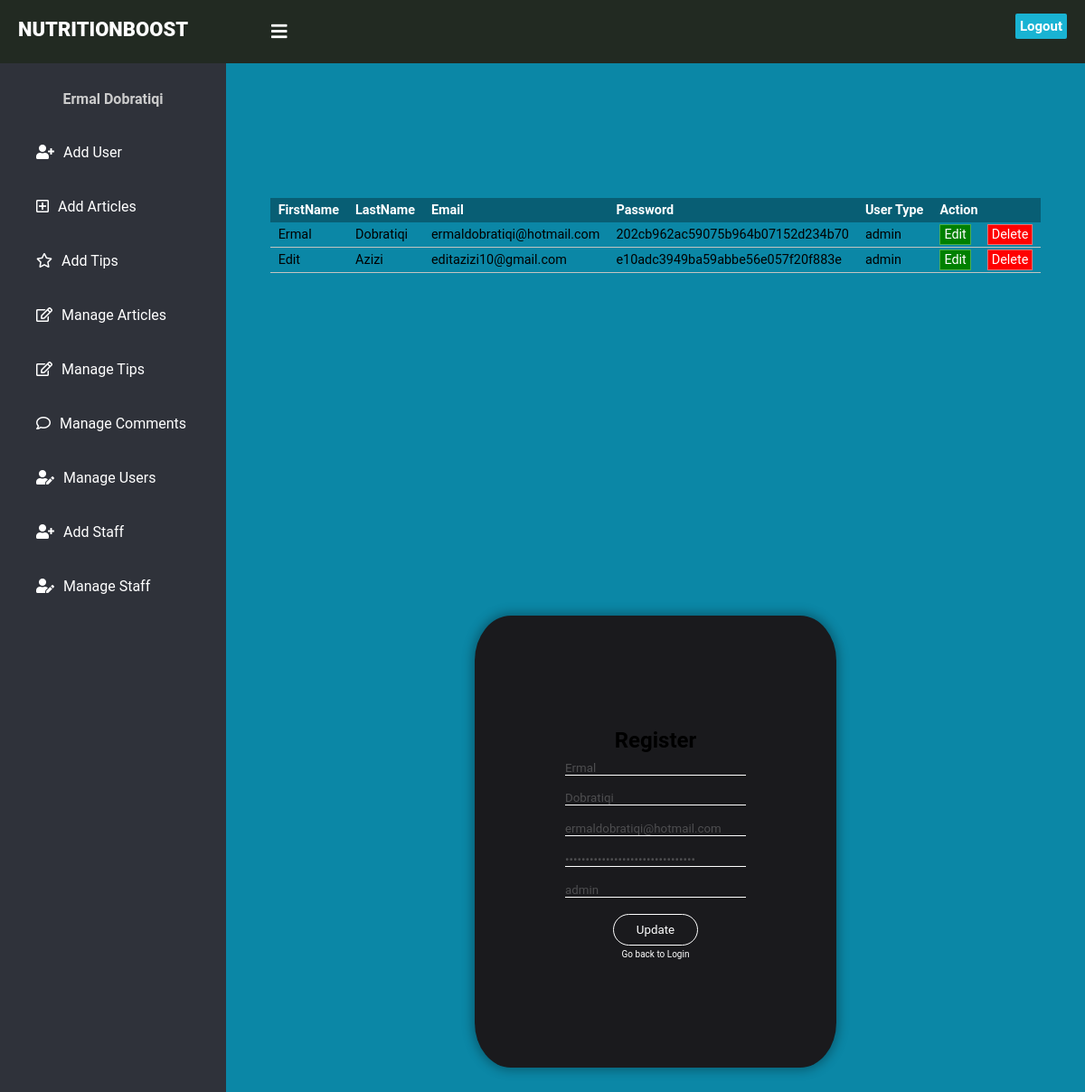
The page /AdminManageUsers.php?edit=1 (signed in) on the database its author committed.
### tables this page shows
CREATE TABLE `users` (
  `id` int(11) NOT NULL,
  `FirstName` varchar(50) NOT NULL,
  `LastName` varchar(50) NOT NULL,
  `Email` varchar(255) NOT NULL,
  `Password` varchar(255) NOT NULL,
  `User_type` varchar(10) NOT NULL,
  `Created_at` datetime NOT NULL
);

### AdminManageUsers.php (the view, shortened to what this page needs)
<?php
include('Function.php');
?>
<!DOCTYPE html>
<html lang="en" dir="ltr">
  <head>
    <link rel="stylesheet" href="Styles/Admin.css">
    <link rel="stylesheet" href="https://cdnjs.cloudflare.com/ajax/libs/font-awesome/5.11.2/css/all.css">
  </head>
  <body>
    <header>
      <label for="check">
        <i class="fas fa-bars" id="sidebar_btn"></i>
      </label>
      <div class="left_area">
      <a href="index.php"><h1>NUTRITIONBOOST</h1></a>
      </div>
      <div class="right_area">
        <a href="Index.php?logout='1'" class="logout_btn"  >Logout</a>
      </div>
    </header>
    <div class="sidebar">
      <div class="profile_info">
        <h4><?php echo $_SESSION['user']['FirstName']; ?> <?php echo $_SESSION['user']['LastName']; ?></h4>
      </div>
      <a href="AdminDashboard.php"><i class="fas fa-user-plus"></i><span>Add User</span></a></a>
      <a href="AdminAddArticles.php"><i class="far fa-plus-square"></i><span>Add Articles</span></a></a>
      <a href="AdminAddTips.php"><i class="far fa-star"></i><span>Add Tips</span></a></a>
      <a href="AdminManageArticles.php"><i class="far fa-edit"></i><span>Manage Articles</span></a></a>
      <a href="AdminManageTips.php"><i class="far fa-edit"></i><span>Manage Tips</span></a></a>
      <a href="ManageComments.php"><i class="far fa-comment"></i><span>Manage Comments</span></a></a>
      <a href="AdminManageUsers.php"><i class="fas fa-user-edit"></i><span>Manage Users</span></a></a>
      <a href="AdminAddStaff.php"><i class="fas fa-user-plus"></i><span>Add Staff</span></a></a>
      <a href="AdminManageStaff.php"><i class="fas fa-user-edit"></i><span>Manage Staff</span></a></a>
    </div>
    <div class="content">
      <div class="users">
        <table>
          <thead>
         <th>FirstName</th>
         <th>LastName</th>
         <th>Email</th>
         <th>Password</th>
         <th>User Type</th>
         <th colspan="2">Action</th>
         </thead>
         <tbody>
         <?php echo printUsers();?>
      </div>
      <form id="ARegister-form"  onsubmit="return ARegValidation()" method="POST">
      <div class="box">
      <div id="Register-items" class="items">
           <div class="L">
             <h2 id="h21">Regis<h2 id="h22">ter<h2></h2>
           </div>
           <input  id="FirstName" type="text" name="firstname"  value="<?php echo $firstname ?>" placeholder="FirstName">
           <input  id="LastName" type="text" name="lastname" value="<?php echo $lastname ?>" placeholder="LastName">
           <input id="RegEmail" name="email" type="email" value="<?php echo $email ?>" placeholder="Email">
           <input id="RegPassword"  name="password" type="password" value="<?php echo $password ?>" placeholder="Password">
           <input  id="UserType" type="text" name="user_type" value="<?php echo $usertype ?>" placeholder="User Type">
           <button  id="Register" type="submit" name="update">Update</button>
           </div>
           <div class="Text">
           <a href="Login.php">Go back to Login</a>
           <br>
         </div>
        </div>
      </div>
  </body>
</html>

### Function.php (shortened to what this page needs)
<?php
include('Config.php');
function printUsers(){
   global $mysqli;
   $sql = "SELECT Id,Firstname, Lastname ,Email, Password ,User_type FROM users";
   $result= $mysqli -> query($sql);
   if ($result -> num_rows > 0){
       while($row = $result -> fetch_assoc()){
		   echo "<tr><td>" . $row["Firstname"] . "</td><td>" . $row["Lastname"] . "</td><td>" . $row["Email"] . "</td><td>"
			. $row["Password"] . "</td><td>" . $row["User_type"] . "</td><td><a href='AdminManageUsers.php?edit=".$row['Id']."' class='edit-btn'>Edit</a>
			</td><td><a href='Function.php?delete=".$row['Id']."' class='delete-btn'>Delete</a></td></tr>";
	   }
     echo "</table>";
   }else{
	   echo "0 Results";
   }
}
if(isset($_GET["edit"])){
	$id = $_GET["edit"];
	$result = $mysqli -> query("SELECT Id,Firstname, Lastname ,Email, Password ,User_type FROM users WHERE Id=$id");
    if((is_object($result) && count(get_object_vars($result)) > 0) || count($result)){
	   $row = $result -> fetch_array();
	   $firstname = $row["Firstname"];
	   $lastname = $row["Lastname"];
	   $email = $row["Email"];
	   $password = $row["Password"];
       $usertype = $row["User_type"];
	}
}

### Styles/Admin.css (style rules this page uses)
* { margin: 0; padding: 0; font-family: "Roboto", sans-serif; text-decoration: none; }
header { z-index: 1; position: fixed; background-color: #222a22; padding: 20px; width: calc(100% - 0%); top: 0; height: 30px; }
.left_area h1 { color: #fff; margin: 0; text-transform: uppercase; font-size: 22px; font-weight: 900; }
.logout_btn { padding: 5px; background: #19B3D3; text-decoration: none; float: right; margin-top: -30px; margin-right: 40px; border-radius: 2px; font-size: 15px; font-weight: 600; color: #fff; transition: 0.5s; transition-property: background; }
.sidebar { z-index: 1; top: 0; background: #2f323a; margin-top: 70px; padding-top: 30px; position: fixed; left: 0; width: 250px; height: calc(100% - 9%); transition: 0.5s; transition-property: left; overflow-y: auto; }
.profile_info { display: flex; flex-direction: column; justify-content: center; align-items: center; }
.sidebar .profile_info h4 { color: #ccc; margin-top: 0; margin-bottom: 20px; }
.sidebar a { color: #fff; display: block; width: 100%; line-height: 60px; text-decoration: none; padding-left: 40px; box-sizing: border-box; transition: 0.5s; transition-property: background; }
.sidebar i { padding-right: 10px; }
label #sidebar_btn { z-index: 1; color: #fff; position: fixed; cursor: pointer; left: 300px; font-size: 20px; margin: 5px 0; transition: 0.5s; transition-property: color; }
.content { width: (100% - 250px); margin-top: 60px; padding: 20px; margin-left: 250px; background-color: #0B87A6; background-position: center; background-size: cover; height: 155vh; transition: 0.5s; display: flex; justify-content: space-around; align-items: center; flex-direction: column; }
.items { display: flex; flex-direction: column; justify-content: space-around; align-items: center; width:200px; height:150px; }
.L { display: flex; }
.box { display: flex; flex-direction: column; justify-content: center; align-items: center; width: 400px; height:500px; border:0px ; border-radius: 10%; box-shadow: 0px 0px 12px 3px rgba(0, 0, 0, 0.3); background-color: #1A1A1D; margin-top: 100px; }
#Register-items { width: 200px; height: 250px; }
#FirstName { border-top: 0px; border-bottom: 1px solid white; border-left: 0px; border-right: 0px; background-color: #1A1A1D; color:#4E4E50; width: 200px; }
#LastName { border-top: 0px; border-bottom: 1px solid white; border-left: 0px; border-right: 0px; background-color: #1A1A1D; color:#4E4E50; width: 200px; }
#RegEmail { border-top: 0px; border-bottom: 1px solid white; border-left: 0px; border-right: 0px; background-color: #1A1A1D; color:#4E4E50; width: 200px; }
#RegPassword { border-top: 0px; border-bottom: 1px solid white; border-left: 0px; border-right: 0px; background-color: #1A1A1D; color:#4E4E50; width: 200px; }
#UserType { border-top: 0px; border-bottom: 1px solid white; border-left: 0px; border-right: 0px; background-color: #1A1A1D; color:#4E4E50; width: 200px; }
#Register { border:1px solid black; padding: 9px 25px; background-color: #1A1A1D; border: 1px solid white; border-radius: 50px; cursor: pointer; transition: all 0.3s ease 0s; color:white; }
.Text { font-size:10px; display: flex; justify-content: space-between; }
.Text a { text-decoration: none; color:white; }
.users table { border-collapse: collapse; font-size: 0.9em; min-width: 500px; }
table tbody tr { border-bottom: 1px solid #c4c4c0; }
table th, table td { padding:5px 9px; }
table tbody tr td .edit-btn { padding: 2px 4px 2px 4px; color: white; border: 1px solid #4CAF50; background-color: green; }
table tbody tr td .delete-btn { padding: 2px 4px 2px 4px; color: white; border: 1px solid #f76d6d; background-color: red; }

### rows shown on the page
users: FirstName "Ermal", LastName "Dobratiqi", Email "ermaldobratiqi@hotmail.com", Password "202cb962ac59075b964b07152d234b70", User_type "admin", firstname "Ermal", lastname "Dobratiqi", email "ermaldobratiqi@hotmail.com", user_type "admin"
users: FirstName "Edit", LastName "Azizi", Email "editazizi10@gmail.com", Password "e10adc3949ba59abbe56e057f20f883e", User_type "admin"

### other values the page prints
$_SESSION['user']['FirstName'] "Ermal"
$_SESSION['user']['LastName'] "Dobratiqi"
